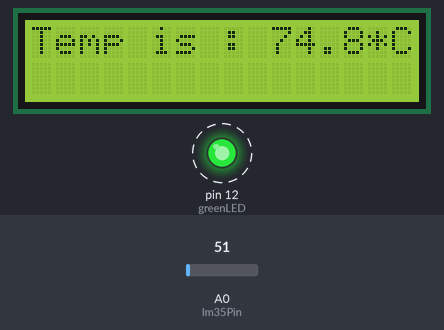
A sketch run on a simulated Arduino Uno, built with avr-gcc and run on an emulated ATmega328P. Shown: 16×2 character LCD, output pins drawn as LEDs (lit = HIGH). Dashed ring = blinking. The inputs (shaded band) are chosen by the test bench; at power-on: A0 (lm35Pin) = 51. What the sketch prints to the serial monitor is not drawn.

Above: at 0.12 s.
Timing chart, 0 to 130.0 s (numbered marks = the images above):
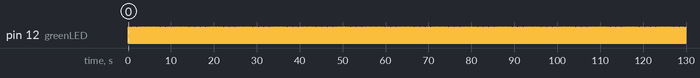

Measured:
- by itself, pin 12 (greenLED): alternates HIGH for 0.10 s and LOW for 0.22 s

The sketch:

Transmitter.ino
```cpp
// Transmitter
#include <SoftwareSerial.h>
#include <LiquidCrystal.h>
#include <Wire.h>
 const int rs = 13, en = 11, d4 = 5, d5 = 4, d6 = 3, d7 = 2;

 SoftwareSerial link(2, 3); // RX, TX - Communication
 LiquidCrystal lcd(rs,en,d4,d5,d6,d7);

 byte lm35Pin = A0;
 float lm35V = 0;
 float tempC = 0;
 byte greenLED = 12;
 char text[20] ;
 char charVal[6];

  void setup()
  {
    lcd.begin(16, 2);
    lcd.print("Temp is : 74.8*C");
    link.begin(9600);
    Serial.begin(9600);
    pinMode(greenLED, OUTPUT);

  }

  void loop()
  {
   lcd.setCursor(0, 1);
   strcat(text, "Temp is: ");
   digitalWrite(greenLED, HIGH);
   delay(100);
   digitalWrite(greenLED, LOW);
   lm35V = analogRead(lm35Pin);
   tempC = (lm35V/1023) * 500;
   dtostrf(tempC, 5, 1, charVal);
   strcat(text, charVal);
   text[16] = 0;
   strcat(text, "*C");
   Serial.println(text);
   link.println(text);

   delay(200);
  }
```
